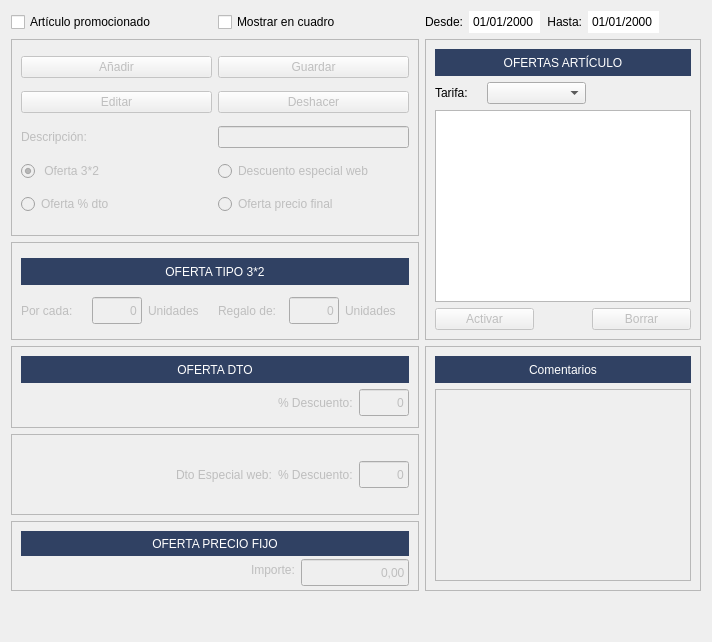
         <widget class="QWidget" name="tab_promociones">
          <attribute name="title">
           <string>Promociones artículo</string>
          </attribute>
          <layout class="QGridLayout" name="gridLayout_39">
           <item row="0" column="0">
            <widget class="QCheckBox" name="chkArticulo_promocionado">
             <property name="text">
              <string>Artículo promocionado</string>
             </property>
            </widget>
           </item>
           <item row="6" column="0" colspan="2">
            <widget class="QFrame" name="frame_pvp_fijo">
             <property name="enabled">
              <bool>false</bool>
             </property>
             <property name="maximumSize">
              <size>
               <width>16777215</width>
               <height>70</height>
              </size>
             </property>
             <property name="frameShape">
              <enum>QFrame::Shape::StyledPanel</enum>
             </property>
             <property name="frameShadow">
              <enum>QFrame::Shadow::Raised</enum>
             </property>
             <layout class="QGridLayout" name="gridLayout_26">
              <item row="0" column="0" colspan="3">
               <widget class="QLabel" name="label_63">
                <property name="minimumSize">
                 <size>
                  <width>0</width>
                  <height>25</height>
                 </size>
                </property>
                <property name="maximumSize">
                 <size>
                  <width>16777215</width>
                  <height>27</height>
                 </size>
                </property>
                <property name="styleSheet">
                 <string notr="true">background-color: #304163;
color: rgb(255, 255, 255);</string>
                </property>
                <property name="text">
                 <string>OFERTA PRECIO FIJO</string>
                </property>
                <property name="alignment">
                 <set>Qt::AlignmentFlag::AlignCenter</set>
                </property>
               </widget>
              </item>
              <item row="1" column="0">
               <spacer name="horizontalSpacer_7">
                <property name="orientation">
                 <enum>Qt::Orientation::Horizontal</enum>
                </property>
                <property name="sizeHint" stdset="0">
                 <size>
                  <width>224</width>
                  <height>20</height>
                 </size>
                </property>
               </spacer>
              </item>
              <item row="1" column="1">
               <widget class="QLabel" name="lbl_oferta_importe">
                <property name="text">
                 <string>Importe:</string>
                </property>
               </widget>
              </item>
              <item row="1" column="2">
               <widget class="QLineEdit" name="txtoferta_pvp_fijo">
                <property name="minimumSize">
                 <size>
                  <width>0</width>
                  <height>27</height>
                 </size>
                </property>
                <property name="maximumSize">
                 <size>
                  <width>110</width>
                  <height>27</height>
                 </size>
                </property>
                <property name="text">
                 <string>0,00</string>
                </property>
                <property name="alignment">
                 <set>Qt::AlignmentFlag::AlignRight|Qt::AlignmentFlag::AlignTrailing|Qt::AlignmentFlag::AlignVCenter</set>
                </property>
               </widget>
              </item>
             </layout>
            </widget>
           </item>
           <item row="3" column="0" colspan="2">
            <widget class="QFrame" name="frame_tipo_32">
             <property name="enabled">
              <bool>false</bool>
             </property>
             <property name="frameShape">
              <enum>QFrame::Shape::StyledPanel</enum>
             </property>
             <property name="frameShadow">
              <enum>QFrame::Shadow::Raised</enum>
             </property>
             <layout class="QGridLayout" name="gridLayout_24">
              <item row="1" column="0">
               <widget class="QLabel" name="lbl_por_cada">
                <property name="enabled">
                 <bool>false</bool>
                </property>
                <property name="maximumSize">
                 <size>
                  <width>16777215</width>
                  <height>27</height>
                 </size>
                </property>
                <property name="text">
                 <string>Por cada: </string>
                </property>
               </widget>
              </item>
              <item row="1" column="1">
               <widget class="QLineEdit" name="txtOferta_por_cada">
                <property name="enabled">
                 <bool>false</bool>
                </property>
                <property name="minimumSize">
                 <size>
                  <width>0</width>
                  <height>27</height>
                 </size>
                </property>
                <property name="maximumSize">
                 <size>
                  <width>50</width>
                  <height>27</height>
                 </size>
                </property>
                <property name="text">
                 <string>0</string>
                </property>
                <property name="alignment">
                 <set>Qt::AlignmentFlag::AlignRight|Qt::AlignmentFlag::AlignTrailing|Qt::AlignmentFlag::AlignVCenter</set>
                </property>
               </widget>
              </item>
              <item row="1" column="2">
               <widget class="QLabel" name="lbl_unidades">
                <property name="enabled">
                 <bool>false</bool>
                </property>
                <property name="maximumSize">
                 <size>
                  <width>16777215</width>
                  <height>27</height>
                 </size>
                </property>
                <property name="text">
                 <string>Unidades</string>
                </property>
               </widget>
              </item>
              <item row="1" column="3">
               <widget class="QLabel" name="lbl_regalo_de">
                <property name="enabled">
                 <bool>false</bool>
                </property>
                <property name="maximumSize">
                 <size>
                  <width>16777215</width>
                  <height>27</height>
                 </size>
                </property>
                <property name="text">
                 <string>Regalo de:</string>
                </property>
               </widget>
              </item>
              <item row="1" column="4">
               <widget class="QLineEdit" name="txtOfertaregalo_de">
                <property name="enabled">
                 <bool>false</bool>
                </property>
                <property name="minimumSize">
                 <size>
                  <width>0</width>
                  <height>27</height>
                 </size>
                </property>
                <property name="maximumSize">
                 <size>
                  <width>50</width>
                  <height>27</height>
                 </size>
                </property>
                <property name="text">
                 <string>0</string>
                </property>
                <property name="alignment">
                 <set>Qt::AlignmentFlag::AlignRight|Qt::AlignmentFlag::AlignTrailing|Qt::AlignmentFlag::AlignVCenter</set>
                </property>
               </widget>
              </item>
              <item row="1" column="5">
               <widget class="QLabel" name="lbl_unidades_2">
                <property name="enabled">
                 <bool>false</bool>
                </property>
                <property name="maximumSize">
                 <size>
                  <width>16777215</width>
                  <height>27</height>
                 </size>
                </property>
                <property name="text">
                 <string>Unidades</string>
                </property>
               </widget>
              </item>
              <item row="0" column="0" colspan="6">
               <widget class="QLabel" name="label_57">
                <property name="enabled">
                 <bool>false</bool>
                </property>
                <property name="minimumSize">
                 <size>
                  <width>0</width>
                  <height>27</height>
                 </size>
                </property>
                <property name="maximumSize">
                 <size>
                  <width>16777215</width>
                  <height>27</height>
                 </size>
                </property>
                <property name="styleSheet">
                 <string notr="true">background-color: #304163;
color: rgb(255, 255, 255);</string>
                </property>
                <property name="text">
                 <string>OFERTA TIPO 3*2</string>
                </property>
                <property name="alignment">
                 <set>Qt::AlignmentFlag::AlignCenter</set>
                </property>
               </widget>
              </item>
             </layout>
            </widget>
           </item>
           <item row="0" column="5">
            <widget class="QDateEdit" name="txtOferta_Fecha_fin">
             <property name="styleSheet">
              <string notr="true">QDateEdit::up-button, QDateEdit::down-button {
    width: 0px;
    border: none;
}</string>
             </property>
             <property name="alignment">
              <set>Qt::AlignmentFlag::AlignRight|Qt::AlignmentFlag::AlignTrailing|Qt::AlignmentFlag::AlignVCenter</set>
             </property>
             <property name="displayFormat">
              <string>dd/MM/yyyy</string>
             </property>
            </widget>
           </item>
           <item row="7" column="0">
            <spacer name="verticalSpacer_3">
             <property name="orientation">
              <enum>Qt::Orientation::Vertical</enum>
             </property>
             <property name="sizeHint" stdset="0">
              <size>
               <width>20</width>
               <height>40</height>
              </size>
             </property>
            </spacer>
           </item>
           <item row="0" column="3">
            <widget class="QDateEdit" name="txtOferta_Fecha_ini">
             <property name="styleSheet">
              <string notr="true">QDateEdit::up-button, QDateEdit::down-button {
    width: 0px;
    border: none;
}</string>
             </property>
             <property name="alignment">
              <set>Qt::AlignmentFlag::AlignRight|Qt::AlignmentFlag::AlignTrailing|Qt::AlignmentFlag::AlignVCenter</set>
             </property>
             <property name="displayFormat">
              <string>dd/MM/yyyy</string>
             </property>
            </widget>
           </item>
           <item row="4" column="0" colspan="2">
            <widget class="QFrame" name="frame_dto">
             <property name="enabled">
              <bool>false</bool>
             </property>
             <property name="frameShape">
              <enum>QFrame::Shape::StyledPanel</enum>
             </property>
             <property name="frameShadow">
              <enum>QFrame::Shadow::Raised</enum>
             </property>
             <layout class="QGridLayout" name="gridLayout_25">
              <item row="0" column="0" colspan="3">
               <widget class="QLabel" name="label_61">
                <property name="minimumSize">
                 <size>
                  <width>0</width>
                  <height>27</height>
                 </size>
                </property>
                <property name="maximumSize">
                 <size>
                  <width>16777215</width>
                  <height>27</height>
                 </size>
                </property>
                <property name="styleSheet">
                 <string notr="true">background-color: #304163;
color: rgb(255, 255, 255);</string>
                </property>
                <property name="text">
                 <string>OFERTA DTO</string>
                </property>
                <property name="alignment">
                 <set>Qt::AlignmentFlag::AlignCenter</set>
                </property>
               </widget>
              </item>
              <item row="1" column="0">
               <spacer name="horizontalSpacer_5">
                <property name="orientation">
                 <enum>Qt::Orientation::Horizontal</enum>
                </property>
                <property name="sizeHint" stdset="0">
                 <size>
                  <width>249</width>
                  <height>20</height>
                 </size>
                </property>
               </spacer>
              </item>
              <item row="1" column="1">
               <widget class="QLabel" name="lbl_oferta_dto">
                <property name="text">
                 <string>% Descuento:</string>
                </property>
               </widget>
              </item>
              <item row="1" column="2">
               <widget class="QLineEdit" name="txtOfertaDtoOferta">
                <property name="minimumSize">
                 <size>
                  <width>0</width>
                  <height>27</height>
                 </size>
                </property>
                <property name="maximumSize">
                 <size>
                  <width>50</width>
                  <height>27</height>
                 </size>
                </property>
                <property name="text">
                 <string>0</string>
                </property>
                <property name="alignment">
                 <set>Qt::AlignmentFlag::AlignRight|Qt::AlignmentFlag::AlignTrailing|Qt::AlignmentFlag::AlignVCenter</set>
                </property>
               </widget>
              </item>
             </layout>
            </widget>
           </item>
           <item row="5" column="0" colspan="2">
            <widget class="QFrame" name="frame_ofertaweb">
             <property name="enabled">
              <bool>false</bool>
             </property>
             <property name="minimumSize">
              <size>
               <width>0</width>
               <height>49</height>
              </size>
             </property>
             <property name="frameShape">
              <enum>QFrame::Shape::StyledPanel</enum>
             </property>
             <property name="frameShadow">
              <enum>QFrame::Shadow::Raised</enum>
             </property>
             <layout class="QHBoxLayout" name="horizontalLayout">
              <item>
               <spacer name="horizontalSpacer_8">
                <property name="orientation">
                 <enum>Qt::Orientation::Horizontal</enum>
                </property>
                <property name="sizeHint" stdset="0">
                 <size>
                  <width>40</width>
                  <height>20</height>
                 </size>
                </property>
               </spacer>
              </item>
              <item>
               <widget class="QLabel" name="lbl_dto_web">
                <property name="text">
                 <string>Dto Especial web:</string>
                </property>
               </widget>
              </item>
              <item>
               <widget class="QLabel" name="lbl_dto_web2">
                <property name="text">
                 <string>% Descuento:</string>
                </property>
               </widget>
              </item>
              <item>
               <widget class="QLineEdit" name="txtOferta_dto_web">
                <property name="minimumSize">
                 <size>
                  <width>0</width>
                  <height>27</height>
                 </size>
                </property>
                <property name="maximumSize">
                 <size>
                  <width>50</width>
                  <height>27</height>
                 </size>
                </property>
                <property name="text">
                 <string>0</string>
                </property>
                <property name="alignment">
                 <set>Qt::AlignmentFlag::AlignRight|Qt::AlignmentFlag::AlignTrailing|Qt::AlignmentFlag::AlignVCenter</set>
                </property>
               </widget>
              </item>
             </layout>
            </widget>
           </item>
           <item row="0" column="4">
            <widget class="QLabel" name="label_68">
             <property name="text">
              <string>Hasta:</string>
             </property>
             <property name="alignment">
              <set>Qt::AlignmentFlag::AlignRight|Qt::AlignmentFlag::AlignTrailing|Qt::AlignmentFlag::AlignVCenter</set>
             </property>
            </widget>
           </item>
           <item row="0" column="2">
            <widget class="QLabel" name="label_21">
             <property name="text">
              <string>Desde:</string>
             </property>
             <property name="alignment">
              <set>Qt::AlignmentFlag::AlignRight|Qt::AlignmentFlag::AlignTrailing|Qt::AlignmentFlag::AlignVCenter</set>
             </property>
            </widget>
           </item>
           <item row="0" column="1">
            <widget class="QCheckBox" name="chkMostrar_en_cuadro">
             <property name="text">
              <string>Mostrar en cuadro</string>
             </property>
            </widget>
           </item>
           <item row="1" column="0" rowspan="2" colspan="2">
            <widget class="QFrame" name="framePromocion">
             <property name="enabled">
              <bool>false</bool>
             </property>
             <property name="frameShape">
              <enum>QFrame::Shape::StyledPanel</enum>
             </property>
             <property name="frameShadow">
              <enum>QFrame::Shadow::Raised</enum>
             </property>
             <layout class="QGridLayout" name="gridLayout_34">
              <item row="3" column="0">
               <widget class="QLabel" name="lblDescripcion_oferta">
                <property name="enabled">
                 <bool>false</bool>
                </property>
                <property name="text">
                 <string>Descripción:</string>
                </property>
               </widget>
              </item>
              <item row="3" column="1">
               <widget class="QLineEdit" name="txtOferta_Descripcion_promocion">
                <property name="enabled">
                 <bool>false</bool>
                </property>
                <property name="mandatoryField" stdset="0">
                 <bool>false</bool>
                </property>
               </widget>
              </item>
              <item row="0" column="0">
               <widget class="QPushButton" name="btnAnadir_oferta">
                <property name="enabled">
                 <bool>false</bool>
                </property>
                <property name="sizePolicy">
                 <sizepolicy hsizetype="Expanding" vsizetype="Fixed">
                  <horstretch>0</horstretch>
                  <verstretch>0</verstretch>
                 </sizepolicy>
                </property>
                <property name="text">
                 <string>Añadir</string>
                </property>
                <property name="icon">
                 <iconset resource="../designer.qrc">
                  <normaloff>:/PNG/resources/icons/png/Add.png</normaloff>:/PNG/resources/icons/png/Add.png</iconset>
                </property>
               </widget>
              </item>
              <item row="1" column="0">
               <widget class="QPushButton" name="btnEditarOferta">
                <property name="enabled">
                 <bool>false</bool>
                </property>
                <property name="sizePolicy">
                 <sizepolicy hsizetype="Expanding" vsizetype="Fixed">
                  <horstretch>0</horstretch>
                  <verstretch>0</verstretch>
                 </sizepolicy>
                </property>
                <property name="text">
                 <string>Editar</string>
                </property>
                <property name="icon">
                 <iconset resource="../designer.qrc">
                  <normaloff>:/PNG/resources/icons/png/Edit.png</normaloff>:/PNG/resources/icons/png/Edit.png</iconset>
                </property>
               </widget>
              </item>
              <item row="0" column="1">
               <widget class="QPushButton" name="btnguardar_oferta">
                <property name="enabled">
                 <bool>false</bool>
                </property>
                <property name="text">
                 <string>Guardar</string>
                </property>
                <property name="icon">
                 <iconset resource="../designer.qrc">
                  <normaloff>:/PNG/resources/icons/png/Save.png</normaloff>:/PNG/resources/icons/png/Save.png</iconset>
                </property>
               </widget>
              </item>
              <item row="1" column="1">
               <widget class="QPushButton" name="btnDeshacer_oferta">
                <property name="enabled">
                 <bool>false</bool>
                </property>
                <property name="text">
                 <string>Deshacer</string>
                </property>
                <property name="icon">
                 <iconset resource="../designer.qrc">
                  <normaloff>:/PNG/resources/icons/png/undo.png</normaloff>:/PNG/resources/icons/png/undo.png</iconset>
                </property>
               </widget>
              </item>
              <item row="4" column="0">
               <widget class="QRadioButton" name="chkOferta_32">
                <property name="styleSheet">
                 <string notr="true"/>
                </property>
                <property name="text">
                 <string> Oferta 3*2</string>
                </property>
                <property name="checkable">
                 <bool>true</bool>
                </property>
                <property name="checked">
                 <bool>true</bool>
                </property>
               </widget>
              </item>
              <item row="4" column="1">
               <widget class="QRadioButton" name="chkOferta_web">
                <property name="styleSheet">
                 <string notr="true"/>
                </property>
                <property name="text">
                 <string>Descuento especial web</string>
                </property>
               </widget>
              </item>
              <item row="5" column="0">
               <widget class="QRadioButton" name="chkOferta_dto">
                <property name="enabled">
                 <bool>false</bool>
                </property>
                <property name="styleSheet">
                 <string notr="true"/>
                </property>
                <property name="text">
                 <string>Oferta % dto</string>
                </property>
                <property name="checked">
                 <bool>false</bool>
                </property>
               </widget>
              </item>
              <item row="5" column="1">
               <widget class="QRadioButton" name="chkOferta_pvp">
                <property name="styleSheet">
                 <string notr="true"/>
                </property>
                <property name="text">
                 <string>Oferta precio final</string>
                </property>
               </widget>
              </item>
             </layout>
            </widget>
           </item>
           <item row="4" column="2" rowspan="3" colspan="5">
            <widget class="QFrame" name="frame_comentarios">
             <property name="enabled">
              <bool>false</bool>
             </property>
             <property name="frameShape">
              <enum>QFrame::Shape::StyledPanel</enum>
             </property>
             <property name="frameShadow">
              <enum>QFrame::Shadow::Raised</enum>
             </property>
             <layout class="QGridLayout" name="gridLayout_27">
              <item row="2" column="0">
               <widget class="QTextEdit" name="txtOferta_comentarios_promocion"/>
              </item>
              <item row="1" column="0">
               <widget class="QLabel" name="label_65">
                <property name="minimumSize">
                 <size>
                  <width>0</width>
                  <height>27</height>
                 </size>
                </property>
                <property name="styleSheet">
                 <string notr="true">background-color: #304163;
color: rgb(255, 255, 255);</string>
                </property>
                <property name="text">
                 <string>Comentarios</string>
                </property>
                <property name="alignment">
                 <set>Qt::AlignmentFlag::AlignCenter</set>
                </property>
               </widget>
              </item>
             </layout>
            </widget>
           </item>
           <item row="1" column="2" rowspan="3" colspan="5">
            <widget class="QFrame" name="frame_tabla_ofertas">
             <property name="frameShape">
              <enum>QFrame::Shape::StyledPanel</enum>
             </property>
             <property name="frameShadow">
              <enum>QFrame::Shadow::Raised</enum>
             </property>
             <layout class="QGridLayout" name="gridLayout_9">
              <item row="0" column="0">
               <layout class="QGridLayout" name="gridLayout_6">
                <item row="0" column="0" colspan="5">
                 <widget class="QLabel" name="label_72">
                  <property name="minimumSize">
                   <size>
                    <width>0</width>
                    <height>27</height>
                   </size>
                  </property>
                  <property name="styleSheet">
                   <string notr="true">background-color: #304163;
color: rgb(255, 255, 255);</string>
                  </property>
                  <property name="text">
                   <string>OFERTAS ARTÍCULO</string>
                  </property>
                  <property name="alignment">
                   <set>Qt::AlignmentFlag::AlignCenter</set>
                  </property>
                 </widget>
                </item>
                <item row="3" column="0" colspan="2">
                 <widget class="QPushButton" name="btnActivarOferta">
                  <property name="enabled">
                   <bool>false</bool>
                  </property>
                  <property name="text">
                   <string>Activar</string>
                  </property>
                  <property name="icon">
                   <iconset>
                    <normaloff>:/Icons/PNG/OK.png</normaloff>:/Icons/PNG/OK.png</iconset>
                  </property>
                 </widget>
                </item>
                <item row="2" column="0" colspan="5">
                 <widget class="QTableView" name="tabla_ofertas">
                  <property name="alternatingRowColors">
                   <bool>true</bool>
                  </property>
                  <property name="selectionMode">
                   <enum>QAbstractItemView::SelectionMode::SingleSelection</enum>
                  </property>
                  <property name="selectionBehavior">
                   <enum>QAbstractItemView::SelectionBehavior::SelectRows</enum>
                  </property>
                  <attribute name="horizontalHeaderStretchLastSection">
                   <bool>true</bool>
                  </attribute>
                  <attribute name="verticalHeaderVisible">
                   <bool>false</bool>
                  </attribute>
                 </widget>
                </item>
                <item row="3" column="3" colspan="2">
                 <widget class="QPushButton" name="btnBorrar_oferta">
                  <property name="enabled">
                   <bool>false</bool>
                  </property>
                  <property name="sizePolicy">
                   <sizepolicy hsizetype="Expanding" vsizetype="Fixed">
                    <horstretch>0</horstretch>
                    <verstretch>0</verstretch>
                   </sizepolicy>
                  </property>
                  <property name="text">
                   <string>Borrar</string>
                  </property>
                  <property name="icon">
                   <iconset>
                    <normaloff>:/Icons/PNG/borrar.png</normaloff>:/Icons/PNG/borrar.png</iconset>
                  </property>
                 </widget>
                </item>
                <item row="1" column="0">
                 <widget class="QLabel" name="label">
                  <property name="text">
                   <string>Tarifa:</string>
                  </property>
                 </widget>
                </item>
                <item row="1" column="1" colspan="2">
                 <widget class="QComboBox" name="cboTarifaOferta"/>
                </item>
               </layout>
              </item>
             </layout>
            </widget>
           </item>
          </layout>
         </widget>
